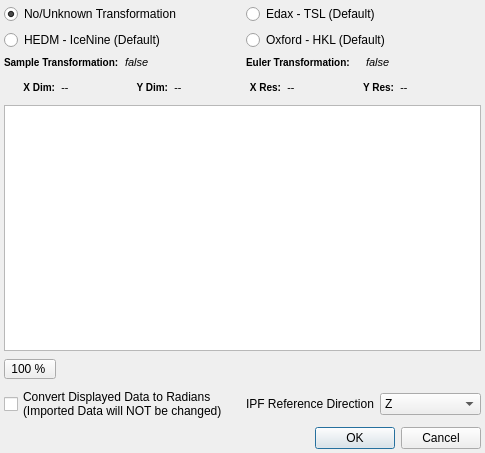
<?xml version="1.0" encoding="UTF-8"?>
<ui version="4.0">
 <class>QEbsdReferenceFrameDialog</class>
 <widget class="QDialog" name="QEbsdReferenceFrameDialog">
  <property name="geometry">
   <rect>
    <x>0</x>
    <y>0</y>
    <width>485</width>
    <height>453</height>
   </rect>
  </property>
  <property name="windowTitle">
   <string>Advanced Reference Frame Options</string>
  </property>
  <layout class="QGridLayout" name="gridLayout_2">
   <property name="leftMargin">
    <number>4</number>
   </property>
   <property name="topMargin">
    <number>4</number>
   </property>
   <property name="rightMargin">
    <number>4</number>
   </property>
   <property name="bottomMargin">
    <number>4</number>
   </property>
   <item row="6" column="0" colspan="2">
    <widget class="QDialogButtonBox" name="buttonBox">
     <property name="orientation">
      <enum>Qt::Horizontal</enum>
     </property>
     <property name="standardButtons">
      <set>QDialogButtonBox::Cancel|QDialogButtonBox::Ok</set>
     </property>
    </widget>
   </item>
   <item row="0" column="0">
    <layout class="QVBoxLayout" name="verticalLayout">
     <item>
      <widget class="QRadioButton" name="m_NoTransBtn">
       <property name="layoutDirection">
        <enum>Qt::LeftToRight</enum>
       </property>
       <property name="text">
        <string>No/Unknown Transformation</string>
       </property>
       <property name="checked">
        <bool>true</bool>
       </property>
      </widget>
     </item>
     <item>
      <widget class="QRadioButton" name="m_HEDMdefaultBtn">
       <property name="text">
        <string>HEDM - IceNine (Default)</string>
       </property>
      </widget>
     </item>
    </layout>
   </item>
   <item row="0" column="1">
    <layout class="QVBoxLayout" name="verticalLayout_2">
     <item>
      <widget class="QRadioButton" name="m_TSLdefaultBtn">
       <property name="text">
        <string>Edax - TSL (Default)</string>
       </property>
       <property name="shortcut">
        <string>Ctrl+S</string>
       </property>
       <property name="checked">
        <bool>false</bool>
       </property>
       <property name="autoExclusive">
        <bool>false</bool>
       </property>
      </widget>
     </item>
     <item>
      <widget class="QRadioButton" name="m_HKLdefaultBtn">
       <property name="layoutDirection">
        <enum>Qt::LeftToRight</enum>
       </property>
       <property name="text">
        <string>Oxford - HKL (Default)</string>
       </property>
      </widget>
     </item>
    </layout>
   </item>
   <item row="1" column="0" colspan="2">
    <layout class="QHBoxLayout" name="horizontalLayout_3" stretch="0,0,0,0">
     <property name="bottomMargin">
      <number>0</number>
     </property>
     <item>
      <widget class="QLabel" name="label_3">
       <property name="font">
        <font>
         <pointsize>-1</pointsize>
         <weight>75</weight>
         <bold>true</bold>
        </font>
       </property>
       <property name="styleSheet">
        <string notr="true">QLabel {
font-weight: bold;
font-size: 10px;
}</string>
       </property>
       <property name="text">
        <string>Sample Transformation:</string>
       </property>
       <property name="alignment">
        <set>Qt::AlignJustify|Qt::AlignVCenter</set>
       </property>
       <property name="wordWrap">
        <bool>false</bool>
       </property>
      </widget>
     </item>
     <item>
      <widget class="QLabel" name="m_SampleTransformationLabel">
       <property name="font">
        <font>
         <pointsize>-1</pointsize>
         <italic>true</italic>
        </font>
       </property>
       <property name="styleSheet">
        <string notr="true">QLabel {
	font-size: 11px;
	font-style: italic;
}</string>
       </property>
       <property name="text">
        <string>false</string>
       </property>
       <property name="scaledContents">
        <bool>true</bool>
       </property>
      </widget>
     </item>
     <item>
      <widget class="QLabel" name="label_21">
       <property name="font">
        <font>
         <pointsize>-1</pointsize>
         <weight>75</weight>
         <bold>true</bold>
        </font>
       </property>
       <property name="styleSheet">
        <string notr="true">QLabel {
font-weight: bold;
font-size: 10px;
}</string>
       </property>
       <property name="text">
        <string>Euler Transformation:</string>
       </property>
       <property name="alignment">
        <set>Qt::AlignJustify|Qt::AlignVCenter</set>
       </property>
       <property name="wordWrap">
        <bool>false</bool>
       </property>
      </widget>
     </item>
     <item>
      <widget class="QLabel" name="m_EulerTransformationLabel">
       <property name="font">
        <font>
         <pointsize>-1</pointsize>
         <italic>true</italic>
        </font>
       </property>
       <property name="styleSheet">
        <string notr="true">QLabel {
	font-size: 11px;
	font-style: italic;
}</string>
       </property>
       <property name="text">
        <string>false</string>
       </property>
       <property name="scaledContents">
        <bool>true</bool>
       </property>
      </widget>
     </item>
    </layout>
   </item>
   <item row="2" column="0" colspan="2">
    <layout class="QHBoxLayout" name="horizontalLayout_2">
     <property name="bottomMargin">
      <number>0</number>
     </property>
     <item>
      <widget class="QLabel" name="label_13">
       <property name="font">
        <font>
         <pointsize>-1</pointsize>
         <weight>75</weight>
         <bold>true</bold>
        </font>
       </property>
       <property name="styleSheet">
        <string notr="true">QLabel {
font-weight: bold;
font-size: 10px;
}</string>
       </property>
       <property name="text">
        <string>X Dim:</string>
       </property>
       <property name="alignment">
        <set>Qt::AlignRight|Qt::AlignTrailing|Qt::AlignVCenter</set>
       </property>
      </widget>
     </item>
     <item>
      <widget class="QLabel" name="m_XDim">
       <property name="font">
        <font>
         <pointsize>-1</pointsize>
         <italic>true</italic>
        </font>
       </property>
       <property name="styleSheet">
        <string notr="true">QLabel {
	font-size: 11px;
	font-style: italic;
}</string>
       </property>
       <property name="text">
        <string>--</string>
       </property>
       <property name="scaledContents">
        <bool>true</bool>
       </property>
      </widget>
     </item>
     <item>
      <widget class="QLabel" name="label_14">
       <property name="font">
        <font>
         <pointsize>-1</pointsize>
         <weight>75</weight>
         <bold>true</bold>
        </font>
       </property>
       <property name="styleSheet">
        <string notr="true">QLabel {
font-weight: bold;
font-size: 10px;
}</string>
       </property>
       <property name="text">
        <string>Y Dim:</string>
       </property>
       <property name="alignment">
        <set>Qt::AlignRight|Qt::AlignTrailing|Qt::AlignVCenter</set>
       </property>
      </widget>
     </item>
     <item>
      <widget class="QLabel" name="m_YDim">
       <property name="font">
        <font>
         <pointsize>-1</pointsize>
         <italic>true</italic>
        </font>
       </property>
       <property name="styleSheet">
        <string notr="true">QLabel {
	font-size: 11px;
	font-style: italic;
}</string>
       </property>
       <property name="text">
        <string>--</string>
       </property>
       <property name="scaledContents">
        <bool>true</bool>
       </property>
      </widget>
     </item>
     <item>
      <widget class="QLabel" name="label_16">
       <property name="font">
        <font>
         <pointsize>-1</pointsize>
         <weight>75</weight>
         <bold>true</bold>
        </font>
       </property>
       <property name="styleSheet">
        <string notr="true">QLabel {
font-weight: bold;
font-size: 10px;
}</string>
       </property>
       <property name="text">
        <string>X Res:</string>
       </property>
       <property name="alignment">
        <set>Qt::AlignRight|Qt::AlignTrailing|Qt::AlignVCenter</set>
       </property>
      </widget>
     </item>
     <item>
      <widget class="QLabel" name="m_XRes">
       <property name="font">
        <font>
         <pointsize>-1</pointsize>
         <italic>true</italic>
        </font>
       </property>
       <property name="styleSheet">
        <string notr="true">QLabel {
	font-size: 11px;
	font-style: italic;
}</string>
       </property>
       <property name="text">
        <string>--</string>
       </property>
       <property name="scaledContents">
        <bool>true</bool>
       </property>
      </widget>
     </item>
     <item>
      <widget class="QLabel" name="label_17">
       <property name="font">
        <font>
         <pointsize>-1</pointsize>
         <weight>75</weight>
         <bold>true</bold>
        </font>
       </property>
       <property name="styleSheet">
        <string notr="true">QLabel {
font-weight: bold;
font-size: 10px;
}</string>
       </property>
       <property name="text">
        <string>Y Res:</string>
       </property>
       <property name="alignment">
        <set>Qt::AlignRight|Qt::AlignTrailing|Qt::AlignVCenter</set>
       </property>
      </widget>
     </item>
     <item>
      <widget class="QLabel" name="m_YRes">
       <property name="font">
        <font>
         <pointsize>-1</pointsize>
         <italic>true</italic>
        </font>
       </property>
       <property name="styleSheet">
        <string notr="true">QLabel {
	font-size: 11px;
	font-style: italic;
}</string>
       </property>
       <property name="text">
        <string>--</string>
       </property>
       <property name="scaledContents">
        <bool>true</bool>
       </property>
      </widget>
     </item>
     <item>
      <widget class="QPushButton" name="showHelp">
       <property name="sizePolicy">
        <sizepolicy hsizetype="Fixed" vsizetype="Fixed">
         <horstretch>0</horstretch>
         <verstretch>0</verstretch>
        </sizepolicy>
       </property>
       <property name="minimumSize">
        <size>
         <width>24</width>
         <height>24</height>
        </size>
       </property>
       <property name="maximumSize">
        <size>
         <width>24</width>
         <height>24</height>
        </size>
       </property>
       <property name="text">
        <string/>
       </property>
       <property name="icon">
        <iconset resource="../../../../../Resources/icons/images/Icons.qrc">
         <normaloff>:/information.png</normaloff>:/information.png</iconset>
       </property>
       <property name="iconSize">
        <size>
         <width>24</width>
         <height>24</height>
        </size>
       </property>
       <property name="autoDefault">
        <bool>false</bool>
       </property>
       <property name="flat">
        <bool>true</bool>
       </property>
      </widget>
     </item>
    </layout>
   </item>
   <item row="4" column="0" colspan="2">
    <layout class="QHBoxLayout" name="horizontalLayout_5">
     <property name="spacing">
      <number>5</number>
     </property>
     <item>
      <widget class="QToolButton" name="zoomButton">
       <property name="maximumSize">
        <size>
         <width>16777</width>
         <height>20</height>
        </size>
       </property>
       <property name="font">
        <font>
         <weight>50</weight>
         <bold>false</bold>
        </font>
       </property>
       <property name="toolTip">
        <string>Set a specific zoon level</string>
       </property>
       <property name="statusTip">
        <string>Selects a set magnification level</string>
       </property>
       <property name="text">
        <string>100 % </string>
       </property>
       <property name="popupMode">
        <enum>QToolButton::InstantPopup</enum>
       </property>
       <property name="toolButtonStyle">
        <enum>Qt::ToolButtonTextOnly</enum>
       </property>
       <property name="arrowType">
        <enum>Qt::UpArrow</enum>
       </property>
      </widget>
     </item>
     <item>
      <widget class="QPushButton" name="zoomIn">
       <property name="sizePolicy">
        <sizepolicy hsizetype="Fixed" vsizetype="Fixed">
         <horstretch>0</horstretch>
         <verstretch>0</verstretch>
        </sizepolicy>
       </property>
       <property name="minimumSize">
        <size>
         <width>24</width>
         <height>24</height>
        </size>
       </property>
       <property name="maximumSize">
        <size>
         <width>24</width>
         <height>24</height>
        </size>
       </property>
       <property name="toolTip">
        <string>Zoom in to the image</string>
       </property>
       <property name="text">
        <string/>
       </property>
       <property name="icon">
        <iconset resource="../../../../../Resources/icons/images/Icons.qrc">
         <normaloff>:/zoom_in.png</normaloff>:/zoom_in.png</iconset>
       </property>
       <property name="iconSize">
        <size>
         <width>24</width>
         <height>24</height>
        </size>
       </property>
       <property name="flat">
        <bool>true</bool>
       </property>
      </widget>
     </item>
     <item>
      <widget class="QPushButton" name="zoomOut">
       <property name="sizePolicy">
        <sizepolicy hsizetype="Fixed" vsizetype="Fixed">
         <horstretch>0</horstretch>
         <verstretch>0</verstretch>
        </sizepolicy>
       </property>
       <property name="minimumSize">
        <size>
         <width>24</width>
         <height>24</height>
        </size>
       </property>
       <property name="maximumSize">
        <size>
         <width>24</width>
         <height>24</height>
        </size>
       </property>
       <property name="toolTip">
        <string>Zoon out from the image</string>
       </property>
       <property name="text">
        <string/>
       </property>
       <property name="icon">
        <iconset resource="../../../../../Resources/icons/images/Icons.qrc">
         <normaloff>:/zoom_out.png</normaloff>:/zoom_out.png</iconset>
       </property>
       <property name="iconSize">
        <size>
         <width>24</width>
         <height>24</height>
        </size>
       </property>
       <property name="flat">
        <bool>true</bool>
       </property>
      </widget>
     </item>
     <item>
      <widget class="QPushButton" name="fitToWindow">
       <property name="sizePolicy">
        <sizepolicy hsizetype="Fixed" vsizetype="Fixed">
         <horstretch>0</horstretch>
         <verstretch>0</verstretch>
        </sizepolicy>
       </property>
       <property name="minimumSize">
        <size>
         <width>24</width>
         <height>24</height>
        </size>
       </property>
       <property name="maximumSize">
        <size>
         <width>24</width>
         <height>24</height>
        </size>
       </property>
       <property name="toolTip">
        <string>Fit the image to the display area</string>
       </property>
       <property name="text">
        <string/>
       </property>
       <property name="icon">
        <iconset resource="../../../../../Resources/icons/images/Icons.qrc">
         <normaloff>:/fit_to_window.png</normaloff>:/fit_to_window.png</iconset>
       </property>
       <property name="iconSize">
        <size>
         <width>24</width>
         <height>24</height>
        </size>
       </property>
       <property name="flat">
        <bool>true</bool>
       </property>
      </widget>
     </item>
     <item>
      <spacer name="horizontalSpacer">
       <property name="orientation">
        <enum>Qt::Horizontal</enum>
       </property>
       <property name="sizeHint" stdset="0">
        <size>
         <width>40</width>
         <height>20</height>
        </size>
       </property>
      </spacer>
     </item>
    </layout>
   </item>
   <item row="5" column="0">
    <widget class="QCheckBox" name="degToRads">
     <property name="text">
      <string>Convert Displayed Data to Radians 
(Imported Data will NOT be changed)</string>
     </property>
    </widget>
   </item>
   <item row="5" column="1">
    <layout class="QHBoxLayout" name="horizontalLayout">
     <item>
      <widget class="QLabel" name="label">
       <property name="styleSheet">
        <string notr="true"/>
       </property>
       <property name="text">
        <string>IPF Reference Direction</string>
       </property>
      </widget>
     </item>
     <item>
      <widget class="QComboBox" name="refDir">
       <property name="currentIndex">
        <number>2</number>
       </property>
       <item>
        <property name="text">
         <string>X</string>
        </property>
       </item>
       <item>
        <property name="text">
         <string>Y</string>
        </property>
       </item>
       <item>
        <property name="text">
         <string>Z</string>
        </property>
       </item>
      </widget>
     </item>
    </layout>
   </item>
   <item row="3" column="0" colspan="2">
    <widget class="QtSGraphicsView" name="m_EbsdView"/>
   </item>
  </layout>
 </widget>
 <customwidgets>
  <customwidget>
   <class>QtSGraphicsView</class>
   <extends>QGraphicsView</extends>
   <header location="global">QtSGraphicsView.h</header>
   <slots>
    <slot>zoomIn()</slot>
    <slot>zoomOut()</slot>
    <slot>setZoomIndex(int)</slot>
    <slot>fitInView()</slot>
   </slots>
  </customwidget>
 </customwidgets>
 <resources>
  <include location="../../../../../Resources/icons/images/Icons.qrc"/>
 </resources>
 <connections>
  <connection>
   <sender>buttonBox</sender>
   <signal>accepted()</signal>
   <receiver>QEbsdReferenceFrameDialog</receiver>
   <slot>accept()</slot>
   <hints>
    <hint type="sourcelabel">
     <x>223</x>
     <y>748</y>
    </hint>
    <hint type="destinationlabel">
     <x>482</x>
     <y>266</y>
    </hint>
   </hints>
  </connection>
  <connection>
   <sender>buttonBox</sender>
   <signal>rejected()</signal>
   <receiver>QEbsdReferenceFrameDialog</receiver>
   <slot>reject()</slot>
   <hints>
    <hint type="sourcelabel">
     <x>174</x>
     <y>748</y>
    </hint>
    <hint type="destinationlabel">
     <x>4</x>
     <y>269</y>
    </hint>
   </hints>
  </connection>
  <connection>
   <sender>zoomIn</sender>
   <signal>clicked()</signal>
   <receiver>m_EbsdView</receiver>
   <slot>zoomIn()</slot>
   <hints>
    <hint type="sourcelabel">
     <x>76</x>
     <y>663</y>
    </hint>
    <hint type="destinationlabel">
     <x>80</x>
     <y>609</y>
    </hint>
   </hints>
  </connection>
  <connection>
   <sender>zoomOut</sender>
   <signal>clicked()</signal>
   <receiver>m_EbsdView</receiver>
   <slot>zoomOut()</slot>
   <hints>
    <hint type="sourcelabel">
     <x>103</x>
     <y>660</y>
    </hint>
    <hint type="destinationlabel">
     <x>115</x>
     <y>576</y>
    </hint>
   </hints>
  </connection>
 </connections>
</ui>
